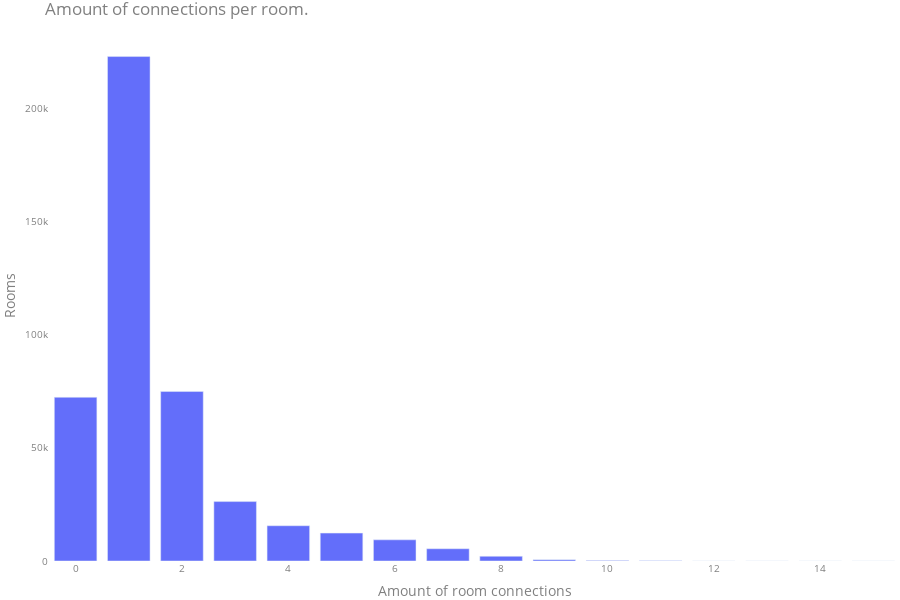

The notebook cell saved with this chart:
### Code cell
plot_bar(room_connections, title="Amount of connections per room.", xaxis_title="Amount of room connections", yaxis_title="Rooms")

### Figure 1 — Plotly figure (JSON) as saved in the notebook; plotly's stock layout.template omitted (floating-point values rounded to 4 significant figures)
{"data": [{"type": "bar", "x": [0, 1, 2, 3, 4, 5, 6, 7, 8, 9, 10, 11, 12, 13, 14, 15], "y": [72331, 222912, 74887, 26260, 15579, 12328, 9359, 5414, 2072, 595, 187, 72, 16, 4, 2, 1]}], "layout": {"font": {"color": "grey"}, "height": 600, "margin": {"b": 0, "l": 0, "pad": 0, "r": 0, "t": 30}, "paper_bgcolor": "rgba(0,0,0,0)", "plot_bgcolor": "rgba(0,0,0,0)", "title": {"text": "Amount of connections per room."}, "xaxis": {"gridcolor": "rgb(50,50,50)", "showgrid": false, "tickfont": {"color": "grey", "size": 10}, "title": {"text": "Amount of room connections"}}, "yaxis": {"gridcolor": "rgb(50,50,50)", "showgrid": false, "tickfont": {"color": "grey", "size": 10}, "title": {"text": "Rooms"}}}}
